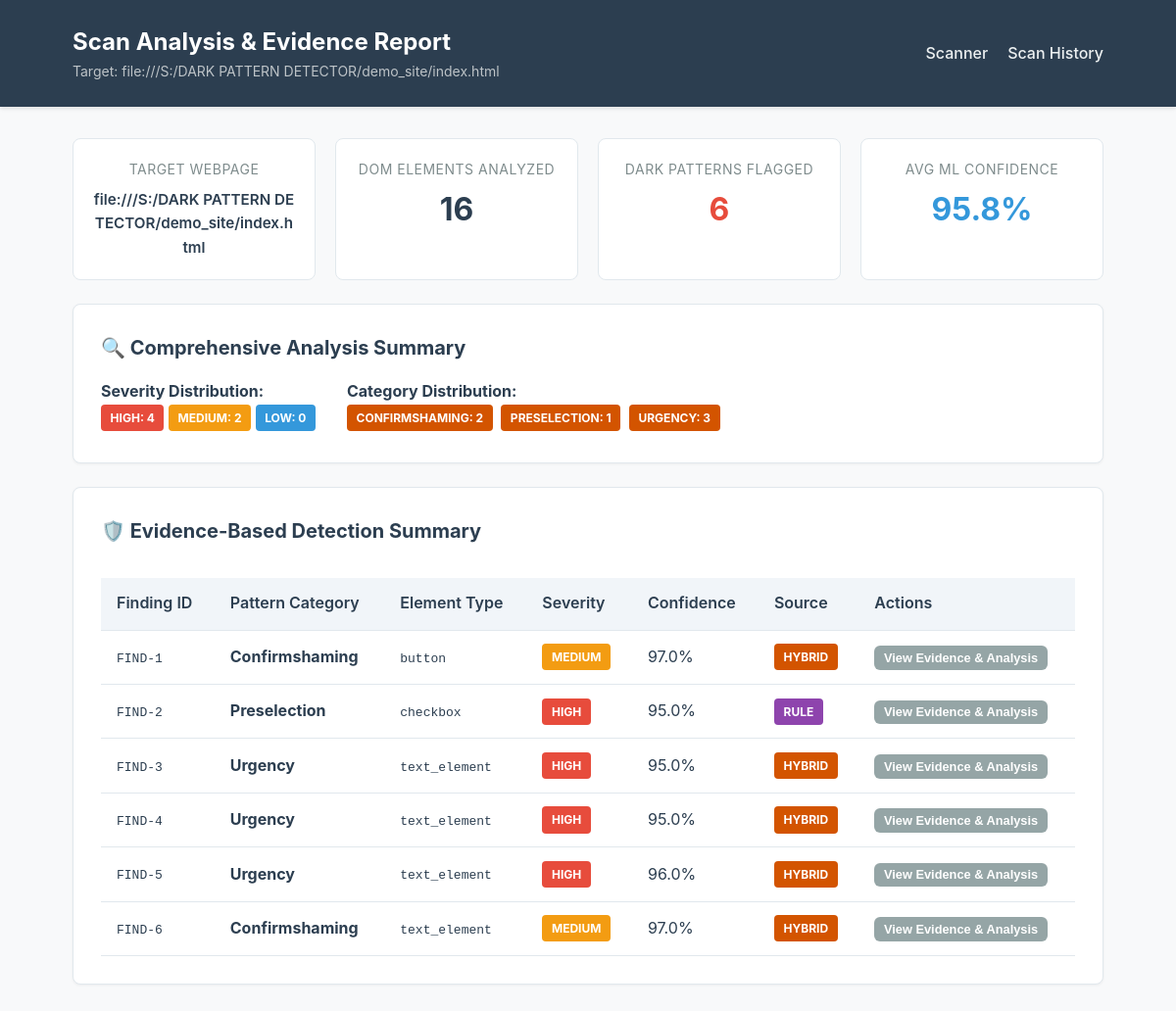
The app's page /results/4 with its own data.
### tables this page shows
CREATE TABLE scans (
                id INTEGER PRIMARY KEY AUTOINCREMENT,
                url TEXT NOT NULL,
                scan_date TEXT NOT NULL,
                total_elements INTEGER NOT NULL DEFAULT 0,
                total_detections INTEGER NOT NULL DEFAULT 0
            );

CREATE TABLE detections (
                id INTEGER PRIMARY KEY AUTOINCREMENT,
                scan_id INTEGER NOT NULL,
                pattern TEXT NOT NULL,
                element_type TEXT,
                element_text TEXT,
                confidence REAL,
                severity TEXT,
                source TEXT,
                explanation TEXT,
                html_snippet TEXT,
                screenshot_path TEXT, finding_id TEXT, privacy_security_relevance TEXT, recommendation TEXT,
                FOREIGN KEY (scan_id) REFERENCES scans(id) ON DELETE CASCADE
            );

### app.py (the view)
@app.route("/results/<int:scan_id>")
def view_results(scan_id):
    scan_data = db_manager.get_scan(scan_id)
    if not scan_data:
        flash(f"Scan record #{scan_id} not found.", "error")
        return redirect(url_for("index"))
    detections = scan_data.get("detections", [])
    high_count = sum(1 for d in detections if str(d.get("severity", "")).upper() == "HIGH")
    med_count = sum(1 for d in detections if str(d.get("severity", "")).upper() == "MEDIUM")
    low_count = sum(1 for d in detections if str(d.get("severity", "")).upper() == "LOW")
    cat_distribution = {}
    for d in detections:
        cat = d.get("pattern", "Other")
        cat_distribution[cat] = cat_distribution.get(cat, 0) + 1
    avg_confidence = 0.0
    if detections:
        conf_list = [float(d.get("confidence", 0)) for d in detections if d.get("confidence") is not None]
        if conf_list:
            avg_confidence = sum(conf_list) / len(conf_list)
    summary = {
        "high_count": high_count,
        "med_count": med_count,
        "low_count": low_count,
        "cat_distribution": cat_distribution,
        "avg_confidence": round(avg_confidence * 100, 1)
    }
    ml_metrics = evidence_engine.ml_classifier.metrics
    return render_template("results.html", scan=scan_data, summary=summary, ml_metrics=ml_metrics)

### database/db.py (called while the page is built, shortened)
    def _get_sqlite_connection(self):
        os.makedirs(os.path.dirname(self.sqlite_db_path), exist_ok=True)
        conn = sqlite3.connect(self.sqlite_db_path)
        conn.row_factory = sqlite3.Row
        return conn

    def get_scan(self, scan_id):
        conn = self._get_sqlite_connection()
        cursor = conn.cursor()
        cursor.execute("SELECT * FROM scans WHERE id = ?", (scan_id,))
        scan_row = cursor.fetchone()
        if not scan_row:
            conn.close()
            return None
        scan = dict(scan_row)
        cursor.execute("SELECT * FROM detections WHERE scan_id = ?", (scan_id,))
        scan["detections"] = [dict(r) for r in cursor.fetchall()]
        conn.close()
        return scan

### templates/results.html (shortened to what this page needs)
<!DOCTYPE html>
<html lang="en">
<head>
    <link rel="stylesheet" href="{{ url_for('static', filename='css/style.css') }}">
</head>
<body>
    <header class="header">
        <div class="header-container">
            <div class="header-title">
                <h1>Scan Analysis & Evidence Report</h1>
                <p>Target: {{ scan.url }}</p>
            </div>
            <nav class="nav-links">
                <a href="{{ url_for('index') }}">Scanner</a>
                <a href="{{ url_for('history') }}">Scan History</a>
            </nav>
        </div>
    </header>
    <main class="container">
        <div class="metrics-grid">
            <div class="metric-card">
                <div class="metric-label">Target Webpage</div>
                <div style="font-size: 0.95rem; font-weight: 600; margin-top: 0.5rem; word-break: break-all;">
                    {{ scan.url }}
                </div>
            </div>
            <div class="metric-card">
                <div class="metric-label">DOM Elements Analyzed</div>
                <div class="metric-value">{{ scan.total_elements }}</div>
            </div>
            <div class="metric-card">
                <div class="metric-label">Dark Patterns Flagged</div>
                <div class="metric-value" style="color: {% if scan.total_detections > 0 %}var(--accent-color){% else %}var(--source-ml){% endif %};">
                    {{ scan.total_detections }}
                </div>
            </div>
            <div class="metric-card">
                <div class="metric-label">Avg ML Confidence</div>
                <div class="metric-value" style="color: var(--secondary-color);">
                    {{ summary.avg_confidence if summary and summary.avg_confidence else "N/A" }}%
                </div>
            </div>
        </div>
        {% if summary %}
        <section class="card">
            <h3 class="card-title">🔍 Comprehensive Analysis Summary</h3>
            <div style="display: flex; gap: 2rem; flex-wrap: wrap; margin-top: 1rem;">
                <div>
                    <strong>Severity Distribution:</strong><br>
                    <span class="badge badge-high">High: {{ summary.high_count }}</span>
                    <span class="badge badge-medium">Medium: {{ summary.med_count }}</span>
                    <span class="badge badge-low">Low: {{ summary.low_count }}</span>
                </div>
                <div>
                    <strong>Category Distribution:</strong><br>
                    {% for cat, count in summary.cat_distribution.items() %}
                        <span class="badge badge-hybrid" style="margin-right: 4px; margin-bottom: 4px;">{{ cat }}: {{ count }}</span>
                    {% endfor %}
                </div>
            </div>
        </section>
        {% endif %}
        <section class="card">
            <h3 class="card-title">🛡️ Evidence-Based Detection Summary</h3>
            {% if scan.detections %}
            <div class="table-responsive">
                <table class="data-table">
                    <thead>
                        <tr>
                            <th>Finding ID</th>
                            <th>Pattern Category</th>
                            <th>Element Type</th>
                            <th>Severity</th>
                            <th>Confidence</th>
                            <th>Source</th>
                            <th>Actions</th>
                        </tr>
                    </thead>
                    <tbody>
                        {% for d in scan.detections %}
                        <tr>
                            <td><code>{{ d.finding_id or "FIND-" ~ loop.index }}</code></td>
                            <td><strong>{{ d.pattern }}</strong></td>
                            <td><code>{{ d.element_type }}</code></td>
                            <td>
                                <span class="badge badge-{{ d.severity | lower }}">
                                    {{ d.severity }}
                                </span>
                            </td>
                            <td>{{ "%.1f"|format(d.confidence * 100) if d.confidence is number else d.confidence }}%</td>
                            <td>
                                <span class="badge badge-{{ d.source | lower }}">
                                    {{ d.source }}
                                </span>
                            </td>
                            <td>
                                <button type="button" class="btn btn-secondary btn-toggle-detail" data-target="detail-{{ loop.index }}" style="padding: 0.3rem 0.6rem; font-size: 0.8rem;">
                                    View Evidence & Analysis
                                </button>
                            </td>
                        </tr>
                        {% endfor %}
                    </tbody>
                </table>
            </div>
            {% else %}
            <div class="alert alert-info" style="margin-top: 1rem;">
                No deceptive dark pattern UI elements were flagged on this webpage.
            </div>
            {% endif %}
        </section>
    </main>
</body>
</html>

### static/css/style.css (style rules this page uses)
:root { --primary-color: #2c3e50; --secondary-color: #3498db; --accent-color: #e74c3c; --bg-color: #f8f9fa; --card-bg: #ffffff; --text-color: #2c3e50; --text-muted: #7f8c8d; --border-color: #e1e8ed; --severity-high: #e74c3c; --severity-medium: #f39c12; --severity-low: #3498db; --source-rule: #8e44ad; --source-ml: #27ae60; --source-hybrid: #d35400; }
* { box-sizing: border-box; margin: 0; padding: 0; }
body { font-family: -apple-system, BlinkMacSystemFont, "Segoe UI", Roboto, Helvetica, Arial, sans-serif; background-color: var(--bg-color); color: var(--text-color); line-height: 1.6; }
.header { background-color: var(--primary-color); color: #ffffff; padding: 1.5rem 0; box-shadow: 0 2px 4px rgba(0,0,0,0.1); }
.header-container { max-width: 1100px; margin: 0 auto; padding: 0 1.5rem; display: flex; justify-content: space-between; align-items: center; }
.header-title h1 { font-size: 1.5rem; font-weight: 700; }
.header-title p { font-size: 0.875rem; color: #bdc3c7; }
.nav-links { display: flex; gap: 1.25rem; }
.nav-links a { color: #ecf0f1; text-decoration: none; font-weight: 500; transition: color 0.2s; }
.container { max-width: 1100px; margin: 2rem auto; padding: 0 1.5rem; }
.card { background: var(--card-bg); border: 1px solid var(--border-color); border-radius: 8px; padding: 1.75rem; margin-bottom: 1.5rem; box-shadow: 0 1px 3px rgba(0,0,0,0.05); }
.card-title { font-size: 1.25rem; margin-bottom: 1rem; color: var(--primary-color); }
.btn { background-color: var(--secondary-color); color: #ffffff; padding: 0.75rem 1.5rem; border: none; border-radius: 6px; font-size: 1rem; font-weight: 600; cursor: pointer; text-decoration: none; display: inline-block; transition: background-color 0.2s; }
.btn-secondary { background-color: #95a5a6; }
.metrics-grid { display: grid; grid-template-columns: repeat(auto-fit, minmax(220px, 1fr)); gap: 1.25rem; margin-bottom: 1.5rem; }
.metric-card { background: var(--card-bg); border: 1px solid var(--border-color); border-radius: 8px; padding: 1.25rem; text-align: center; }
.metric-value { font-size: 2rem; font-weight: 700; color: var(--primary-color); margin-top: 0.25rem; }
.metric-label { font-size: 0.875rem; color: var(--text-muted); text-transform: uppercase; letter-spacing: 0.5px; }
.badge { display: inline-block; padding: 0.25rem 0.6rem; border-radius: 4px; font-size: 0.75rem; font-weight: 700; text-transform: uppercase; color: #ffffff; }
.badge-high { background-color: var(--severity-high); }
.badge-medium { background-color: var(--severity-medium); }
.badge-low { background-color: var(--severity-low); }
.badge-rule { background-color: var(--source-rule); }
.badge-hybrid { background-color: var(--source-hybrid); }
.table-responsive { overflow-x: auto; }
.data-table { width: 100%; border-collapse: collapse; margin-top: 1rem; }
.data-table th, .data-table td { padding: 0.85rem 1rem; text-align: left; border-bottom: 1px solid var(--border-color); }
.data-table th { background-color: #f1f5f9; font-weight: 600; color: var(--primary-color); }

### records on screen
scans: url "file:///S:/DARK PATTERN DETECTOR/demo_site/index.html", total_elements "16", total_detections "6"
detections: pattern "CONFIRMSHAMING", count "2", finding_id "FIND-1", pattern "Confirmshaming", element_type "button", severity "MEDIUM", confidence "97.0", source "HYBRID"
detections: pattern "PRESELECTION", count "1", finding_id "FIND-2", pattern "Preselection", element_type "checkbox", severity "HIGH", confidence "95.0", source "RULE"
detections: pattern "URGENCY", count "3", finding_id "FIND-3", pattern "Urgency", element_type "text_element", severity "HIGH", confidence "95.0", source "HYBRID"
detections: finding_id "FIND-4", pattern "Urgency", element_type "text_element", severity "HIGH", confidence "95.0", source "HYBRID"
detections: finding_id "FIND-5", pattern "Urgency", element_type "text_element", severity "HIGH", confidence "96.0", source "HYBRID"
detections: finding_id "FIND-6", pattern "Confirmshaming", element_type "text_element", severity "MEDIUM", confidence "97.0", source "HYBRID"

### other values on screen
{{ summary.high_count }} "4"
{{ summary.med_count }} "2"
{{ summary.low_count }} "0"
